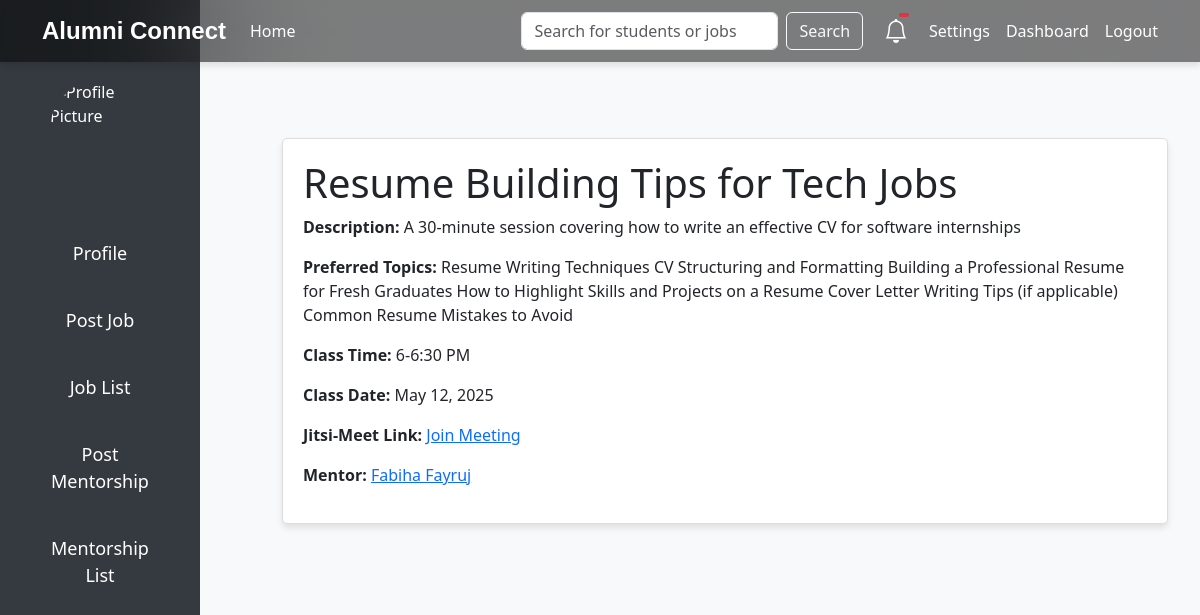
Screenshot of /mentorship/2/ with the database file from the repository.
### base/models.py (models this page shows, shortened)
class MentorshipPost(models.Model):
    title = models.CharField(max_length=255)
    description = models.TextField()
    preferred_topics = models.TextField()
    class_time = models.CharField(max_length=255)
    class_date = models.DateField()
    jitsi_meet_link = models.URLField()
    mentor = models.ForeignKey(User, on_delete=models.CASCADE)
    created_at = models.DateTimeField(auto_now_add=True)
    is_approved = models.BooleanField(default=False)

class StudentProfile(models.Model):
    ROLE_CHOICES = [
        ('Student', 'Student'),
        ('Alumni', 'Alumni'),
    ]
    user = models.OneToOneField(User, on_delete=models.CASCADE)
    student_id = models.CharField(max_length=20, unique=True, default="default_student_id")
    full_name = models.CharField(max_length=100, default="Unknown")
    profile_picture = models.ImageField(
        upload_to='profile_pictures/',
        default='default.png',
       validators=[FileExtensionValidator(
    allowed_extensions=['jpg', 'jpeg', 'png', 'gif'],
    message="Only image files with extensions jpg, jpeg, png, or gif are allowed."
)]
    )
    date_of_birth = models.DateField(default=now)
    degree = models.CharField(max_length=50, default="Undeclared")
    graduation_year = models.IntegerField(default=2000, null=True, blank=True)
    CGPA = models.FloatField(null=True, blank=True, default=0.0)
    graduation_certificate = models.FileField(
        upload_to='certificates/',
        default='certificates/default_certificate.pdf',
    )
    role = models.CharField(
        max_length=10,
        choices=ROLE_CHOICES,
        default='Student'
    )
    job_title = models.CharField(max_length=100, blank=True, null=True, default="Unemployed")
    company = models.CharField(max_length=100, blank=True, null=True, default="None")
    industry = models.CharField(max_length=100, blank=True, null=True, default="Unknown")
    tagline = models.CharField(max_length=255, blank=True, null=True, default="No tagline provided")
    location = models.CharField(max_length=100, blank=True, null=True, default="Unknown")
    bio = models.TextField(blank=True, null=True, default="No bio provided")
    work_experience = models.JSONField(blank=True, null=True, default=list)
    certifications = models.JSONField(blank=True, null=True, default=list)
    skills = models.JSONField(blank=True, null=True, default=list)
    projects = models.JSONField(blank=True, null=True, default=list)
    open_to_mentorship = models.BooleanField(default=False)
    offering_referrals = models.BooleanField(default=False)
    awards = models.JSONField(blank=True, null=True, default=list)
    linkedin = models.URLField(blank=True, null=True, default="https://linkedin.com")
    website = models.URLField(blank=True, null=True, default="https://example.com")
    github = models.URLField(blank=True, null=True, default="https://github.com")
    university_name = models.CharField(max_length=100, blank=True, null=True, default="Unknown")
    approved = models.BooleanField(default=False)

### base/views.py (the view)
# urls.py: path('mentorship/<int:mentorship_id>/', views.mentorship_detail, name='mentorship_detail'),
def mentorship_detail(request, mentorship_id):
    mentorship = get_object_or_404(MentorshipPost, id=mentorship_id)
    return render(request, 'mentorship_detail.html', {'mentorship': mentorship})

### Templates/mentorship_detail.html (shortened to what this page needs)
<!DOCTYPE html>
<html lang="en">
<head>
    <link href="https://cdn.jsdelivr.net/npm/bootstrap@5.3.0/dist/css/bootstrap.min.css" rel="stylesheet">
    <link href="https://cdn.jsdelivr.net/npm/bootstrap-icons/font/bootstrap-icons.css" rel="stylesheet">
</head>
<body>
    {% include 'navbar_1.html' %}
    {% include 'sidebar.html' %}
    <div class="content">
        <div class="container mt-5">
            <div class="mentorship-card">
                <h1>{{ mentorship.title }}</h1>
                <p><strong>Description:</strong> {{ mentorship.description }}</p>
                <p><strong>Preferred Topics:</strong> {{ mentorship.preferred_topics }}</p>
                <p><strong>Class Time:</strong> {{ mentorship.class_time }}</p>
                <p><strong>Class Date:</strong> {{ mentorship.class_date|date:"M d, Y" }}</p>
                <p><strong>Jitsi-Meet Link:</strong> <a href="{{ mentorship.jitsi_meet_link }}" target="_blank">Join Meeting</a></p>
                <p><strong>Mentor:</strong> <a href="{% url 'profile' mentorship.mentor.id %}">{{ mentorship.mentor.studentprofile.full_name }}</a></p>
            </div>
        </div>
    </div>
</body>
</html>

### Templates/mentorship_detail.html (style rules this page uses)
.content { margin-left: 200px; margin-top: 70px; padding: 20px; }
.mentorship-card { background-color: #fff; border: 1px solid #ddd; padding: 20px; border-radius: 5px; margin-bottom: 20px; box-shadow: 0 4px 6px rgba(0, 0, 0, 0.1); }

### Templates/sidebar.html (style rules this page uses)
body { margin: 0; padding: 0; display: flex; height: 100vh; background-color: #f8f9fa; }
.content { margin-left: 250px; padding: 20px; flex: 1; }

### rows the page displays
MentorshipPost: title "Resume Building Tips for Tech Jobs", description "A 30-minute session covering how to write an effective CV for software internships", preferred_topics "Resume Writing Techniques CV Structuring and Formatting Building a Professional Resume for Fresh Graduates How to Highlight Skills and Projects on a Resume Cover Letter Writing Tips (if applicable) Common Resume Mistakes to Avoid", class_time "6-6:30 PM", class_date "May 12, 2025", mentor.studentprofile.full_name "Fabiha Fayruj"
